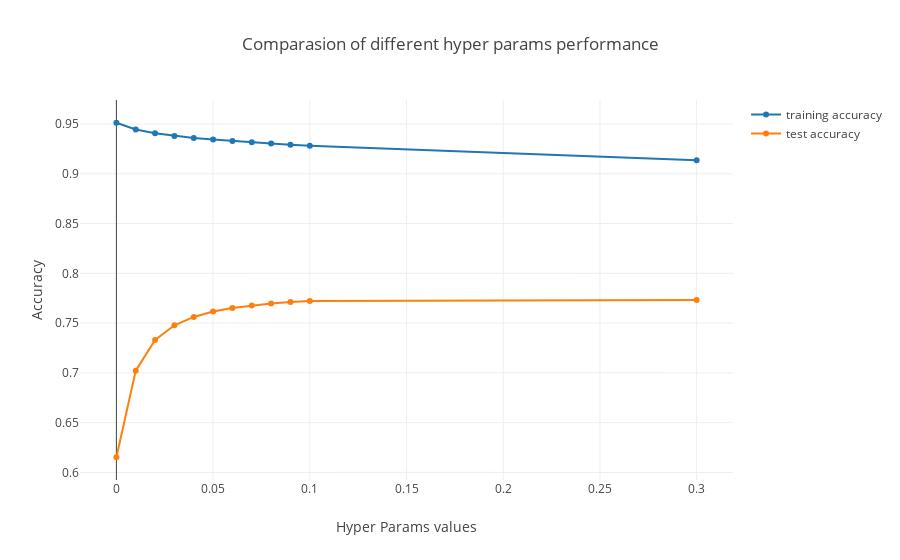

Notebook code for this chart:
### Code cell
from sklearn.linear_model import Ridge
ridge = Ridge().fit(X_train, y_train)
print('training set score', ridge.score(X_train, y_train))
print('test set score', ridge.score(X_test, y_test))

# plot_accuracy(X_train, X_test, y_train, y_test, lambda param: Ridge(alpha=param), hyper_params=[0.01, 0.1, 0.3, 1.0, 2.0])
plot_accuracy_interactive(X_train, X_test, y_train, y_test, lambda param: Ridge(alpha=param), hyper_params=[0.0,0.01, 0.02, 0.03, 0.04, 0.05, 0.06, 0.07, 0.08, 0.09, 0.1, 0.3])

### Figure 1 — Plotly figure (JSON) as saved in the notebook; plotly's stock layout.template omitted (floating-point values rounded to 4 significant figures)
{"data": [{"mode": "lines+markers", "name": "training accuracy", "type": "scatter", "uid": "3242039f-fbe1-41d4-9920-8ceaf398ec3b", "x": [0, 0.01, 0.02, 0.03, 0.04, 0.05, 0.06, 0.07, 0.08, 0.09, 0.1, 0.3], "y": [0.9513, 0.9445, 0.9407, 0.9381, 0.9361, 0.9344, 0.9329, 0.9316, 0.9304, 0.9293, 0.9282, 0.9136]}, {"mode": "lines+markers", "name": "test accuracy", "type": "scatter", "uid": "01ed5297-af88-40d0-bc79-cfcb8fbd6929", "x": [0, 0.01, 0.02, 0.03, 0.04, 0.05, 0.06, 0.07, 0.08, 0.09, 0.1, 0.3], "y": [0.6152, 0.7022, 0.7331, 0.7478, 0.7562, 0.7616, 0.7652, 0.7678, 0.7697, 0.7711, 0.7722, 0.7732]}], "layout": {"title": "Comparasion of different hyper params performance", "xaxis": {"title": "Hyper Params values"}, "yaxis": {"title": "Accuracy"}}}
